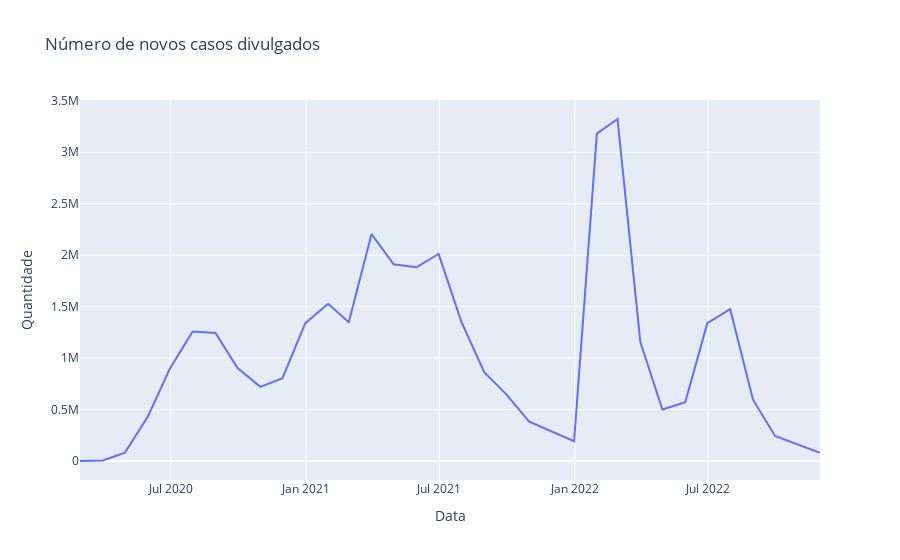

Notebook code for this chart:
### Code cell
fig = px.line(months, x=months.index, y="newCases", title='Número de novos casos divulgados',
             labels = {
                "newCases": "Quantidade",
                "date": "Data"
                })
fig.show()

### Figure 1 — Plotly figure (JSON) as saved in the notebook; plotly's stock layout.template omitted (floating-point values rounded to 4 significant figures)
{"data": [{"hovertemplate": "Data=%{x}<br>Quantidade=%{y}<extra></extra>", "legendgroup": "", "line": {"color": "#636efa", "dash": "solid"}, "marker": {"symbol": "circle"}, "mode": "lines", "name": "", "orientation": "v", "showlegend": false, "type": "scatter", "x": ["2020-02-29T00:00:00", "2020-03-31T00:00:00", "2020-04-30T00:00:00", "2020-05-31T00:00:00", "2020-06-30T00:00:00", "2020-07-31T00:00:00", "2020-08-31T00:00:00", "2020-09-30T00:00:00", "2020-10-31T00:00:00", "2020-11-30T00:00:00", "2020-12-31T00:00:00", "2021-01-31T00:00:00", "2021-02-28T00:00:00", "2021-03-31T00:00:00", "2021-04-30T00:00:00", "2021-05-31T00:00:00", "2021-06-30T00:00:00", "2021-07-31T00:00:00", "2021-08-31T00:00:00", "2021-09-30T00:00:00", "2021-10-31T00:00:00", "2021-11-30T00:00:00", "2021-12-31T00:00:00", "2022-01-31T00:00:00", "2022-02-28T00:00:00", "2022-03-31T00:00:00", "2022-04-30T00:00:00", "2022-05-31T00:00:00", "2022-06-30T00:00:00", "2022-07-31T00:00:00", "2022-08-31T00:00:00", "2022-09-30T00:00:00", "2022-10-31T00:00:00", "2022-11-30T00:00:00"], "xaxis": "x", "y": [2, 5822, 81297, 428975, 896462, 1257680, 1243672, 902811, 720306, 804116, 1338939, 1527224, 1349314, 2204981, 1911396, 1882511, 2012110, 1351564, 862847, 647083, 382172, 285485, 191866, 3181005, 3322951, 1155304, 500341, 570802, 1338980, 1475882, 595953, 242671, 156225, 79449], "yaxis": "y"}], "layout": {"legend": {"tracegroupgap": 0}, "title": {"text": "Número de novos casos divulgados"}, "xaxis": {"anchor": "y", "domain": [0, 1], "title": {"text": "Data"}}, "yaxis": {"anchor": "x", "domain": [0, 1], "title": {"text": "Quantidade"}}}}
